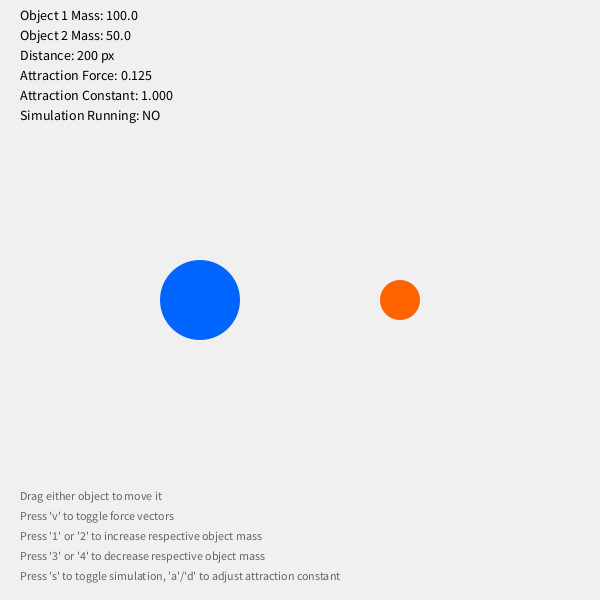
Frame 1 (no input)
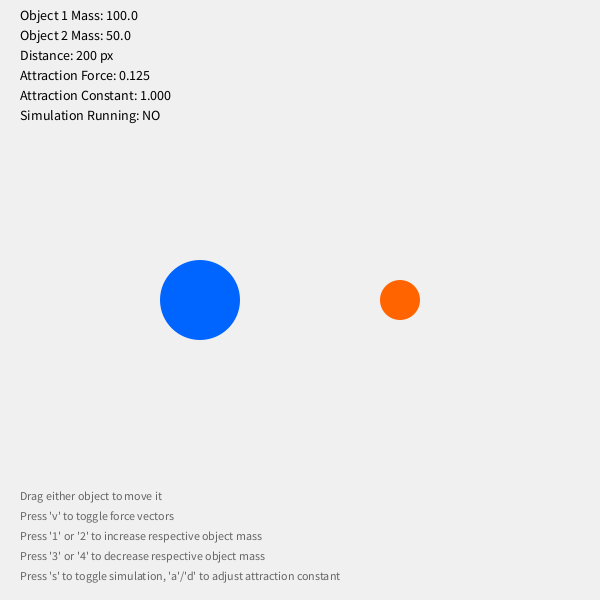
Frame 60 (the mouse pressed at the canvas centre just before this capture)
Frame 120 (the mouse held since frame 60 and released just before this capture): identical to frame 60, image omitted

The Processing sketch that drew these frames (run headless with seeded random() and noise(); from frame 60 on, the mouse is pressed at the canvas centre):

// Processing sketch: AttractionForce
// ── AttractionForce.pde
float obj1X, obj1Y;
float obj2X, obj2Y;
float attractionConstant = 1.0;
float mass1 = 100;
float mass2 = 50; 
float radius1 = 40;
float radius2 = 20;
color color1 = color(0, 100, 255);
color color2 = color(255, 100, 0);
boolean dragging1 = false;
boolean dragging2 = false;
boolean showForceVector = true;
float forceScale = 0.5;
boolean simulateMotion = false;
float dampingFactor = 0.98;
float velocityLimit = 10;

PVector position1, position2;
PVector velocity1, velocity2;
PVector acceleration1, acceleration2;

void setup() {
  size(600, 600);
  obj1X = width / 3;
  obj1Y = height / 2;
  obj2X = obj1X + 200;
  obj2Y = obj1Y;
  position1 = new PVector(obj1X, obj1Y);
  position2 = new PVector(obj2X, obj2Y);
  velocity1 = new PVector(0, 0);
  velocity2 = new PVector(0, 0);
  acceleration1 = new PVector(0, 0);
  acceleration2 = new PVector(0, 0);
}

void draw() {
  background(240);
  if (!dragging1) {
    obj1X = position1.x;
    obj1Y = position1.y;
  } else {
    position1.set(obj1X, obj1Y);
    velocity1.set(0, 0);
  }
  
  if (!dragging2) {
    obj2X = position2.x;
    obj2Y = position2.y;
  } else {
    position2.set(obj2X, obj2Y);
    velocity2.set(0, 0);
  }
  
  float dx = obj2X - obj1X;
  float dy = obj2Y - obj1Y;
  float distance = sqrt(dx * dx + dy * dy);
  
  distance = max(distance, radius1 + radius2);
  
  float forceMagnitude = (attractionConstant * mass1 * mass2) / (distance * distance);
  
  float forceX = dx / distance;
  float forceY = dy / distance;
  
  if (simulateMotion && !dragging1 && !dragging2) {
    PVector force = new PVector(forceX, forceY);
    acceleration1.set(force.x, force.y);
    acceleration1.mult(forceMagnitude / mass1);
    acceleration2.set(-force.x, -force.y);
    acceleration2.mult(forceMagnitude / mass2);
    velocity1.add(acceleration1);
    velocity2.add(acceleration2);
    velocity1.mult(dampingFactor);
    velocity2.mult(dampingFactor);
    velocity1.limit(velocityLimit);
    velocity2.limit(velocityLimit);
    position1.add(velocity1);
    position2.add(velocity2);
    if (position1.x < radius1) {
      position1.x = radius1;
      velocity1.x *= -0.8;
    } else if (position1.x > width - radius1) {
      position1.x = width - radius1;
      velocity1.x *= -0.8;
    }
    if (position1.y < radius1) {
      position1.y = radius1;
      velocity1.y *= -0.8;
    } else if (position1.y > height - radius1) {
      position1.y = height - radius1;
      velocity1.y *= -0.8;
    }
    
    if (position2.x < radius2) {
      position2.x = radius2;
      velocity2.x *= -0.8;
    } else if (position2.x > width - radius2) {
      position2.x = width - radius2;
      velocity2.x *= -0.8;
    }
    if (position2.y < radius2) {
      position2.y = radius2;
      velocity2.y *= -0.8;
    } else if (position2.y > height - radius2) {
      position2.y = height - radius2;
      velocity2.y *= -0.8;
    }
  }
  if (showForceVector) {
    stroke(255, 0, 0);
    strokeWeight(2);
    float arrowLength = min(forceMagnitude * forceScale, distance * 0.8);
    line(obj1X, obj1Y, obj1X + forceX * arrowLength, obj1Y + forceY * arrowLength);
    pushMatrix();
    translate(obj1X + forceX * arrowLength, obj1Y + forceY * arrowLength);
    rotate(atan2(forceY, forceX));
    line(0, 0, -10, -5);
    line(0, 0, -10, 5);
    popMatrix();
    line(obj2X, obj2Y, obj2X - forceX * arrowLength, obj2Y - forceY * arrowLength);
    pushMatrix();
    translate(obj2X - forceX * arrowLength, obj2Y - forceY * arrowLength);
    rotate(atan2(-forceY, -forceX));
    line(0, 0, -10, -5);
    line(0, 0, -10, 5);
    popMatrix();
    
    noStroke();
  }
  
  fill(color1);
  ellipse(obj1X, obj1Y, radius1 * 2, radius1 * 2);
  
  fill(color2);
  ellipse(obj2X, obj2Y, radius2 * 2, radius2 * 2);
  
  fill(0);
  textSize(14);
  text("Object 1 Mass: " + mass1, 20, 20);
  text("Object 2 Mass: " + mass2, 20, 40);
  text("Distance: " + int(distance) + " px", 20, 60);
  text("Attraction Force: " + nf(forceMagnitude, 1, 3), 20, 80);
  text("Attraction Constant: " + nf(attractionConstant, 1, 3), 20, 100);
  text("Simulation Running: " + (simulateMotion ? "YES" : "NO"), 20, 120);
  fill(100);
  textSize(12);
  text("Drag either object to move it", 20, height - 100);
  text("Press 'v' to toggle force vectors", 20, height - 80);
  text("Press '1' or '2' to increase respective object mass", 20, height - 60);
  text("Press '3' or '4' to decrease respective object mass", 20, height - 40);
  text("Press 's' to toggle simulation, 'a'/'d' to adjust attraction constant", 20, height - 20);
}

// ── keyPressed.pde
void keyPressed() {
  float massChangeFactor = 1.5;
  float attractionChangeFactor = 1.2;

  if (key == 'v' || key == 'V') {
    showForceVector = !showForceVector;
  }
  
  if (key == 's' || key == 'S') {
    simulateMotion = !simulateMotion;
    if (!simulateMotion) {
      velocity1.set(0, 0);
      velocity2.set(0, 0);
    }
  }
  
  if (key == 'a' || key == 'A') {
    attractionConstant /= attractionChangeFactor;
  }
  if (key == 'd' || key == 'D') {
    attractionConstant *= attractionChangeFactor;
  }
  
  if (key == '3') {
      mass1 /= massChangeFactor;
    } else if (key == '1') {
      mass1 *= massChangeFactor;
    }
  
  if (key == '4') {
      mass2 /= massChangeFactor;
    } else if (key == '2') {
      mass2 *= massChangeFactor;
    }
}

// ── mouseDragged.pde
void mouseDragged() {
  if (dragging1) {
    obj1X = mouseX;
    obj1Y = mouseY;
    position1.set(obj1X, obj1Y);
    velocity1.set(0, 0);
  } else if (dragging2) {
    obj2X = mouseX;
    obj2Y = mouseY;
    position2.set(obj2X, obj2Y);
    velocity2.set(0, 0);
  }
}

// ── mousePressed.pde
void mousePressed() {
  if (dist(mouseX, mouseY, obj1X, obj1Y) < radius1) {
    dragging1 = true;
  } else if (dist(mouseX, mouseY, obj2X, obj2Y) < radius2) {
    dragging2 = true;
  }
}

// ── mouseReleased.pde
void mouseReleased() {
  dragging1 = false;
  dragging2 = false;
}
